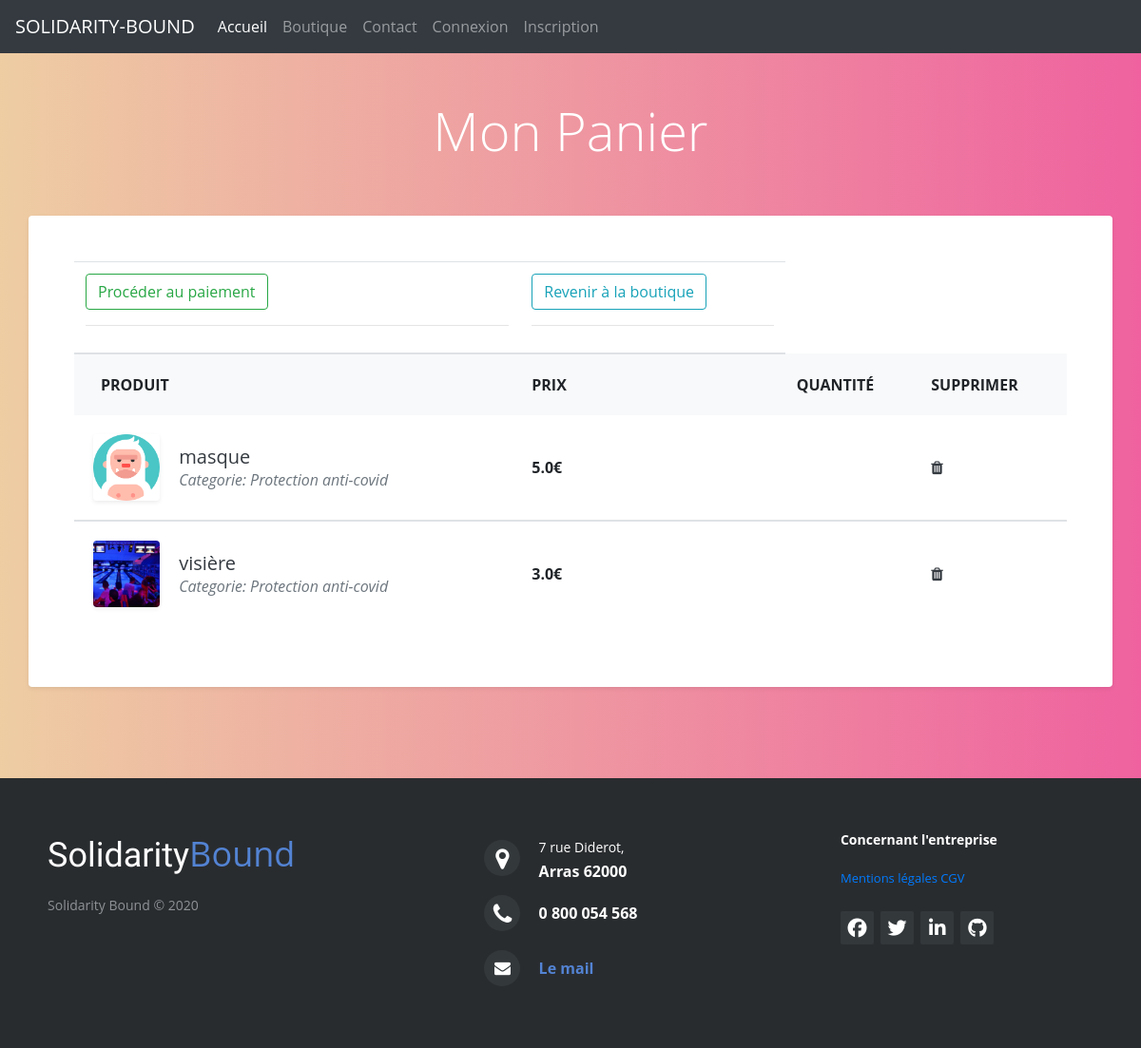
Screenshot of /panier with the database file from the repository.
### models.py (models this page shows, shortened)
class Product(db.Model):
    __tablename__ = 'products'
    __table_args__ = {'extend_existing': True}
    id = db.Column(db.Integer, primary_key=True)
    name = db.Column(db.String(50), nullable=False)
    description = db.Column(db.String(64), nullable=False)
    image = db.Column(db.String(500), nullable=False)
    price = db.Column(db.Float, nullable=False)
    quantity = db.Column(db.Integer, nullable=False)
    inStock = db.Column(db.Boolean, nullable=True)
    cart = db.relationship('Cart', backref='product')
    comments = db.relationship('Comment', backref='product', lazy=True)

### app.py (the view)
    @app.route('/panier')
    def panier():
        products_b = Product.query.all()
        products_b_id = Product.id
        products_p = Cart.query.filter_by(product_id=products_b_id).all()
        products_p_id = Cart.product_id
        products = Product.query.filter(Product.id == products_p_id).all()
        if products:
            products_cart = products
            return render_template('panier.html', products=products_cart)
        return render_template('panier-vide.html')

### templates/panier.html (shortened to what this page needs)
{% extends 'base.html' %}
{% block body %}
<div class="px-4 px-lg-0">
  <div class="container text-white py-5 text-center">
    <h1 class="display-4">Mon Panier</h1>
  </div>
  <div class="pb-5">
    <div class="container">
      <div class="row">
        <div class="col-lg-12 p-5 bg-white rounded shadow-sm mb-5">
          <div class="table-responsive">
            <table class="table">
              <thead>
              <tr>
                  <th scope="col" class=""><a href="/panier/paiement" class="btn btn-outline-success">Procéder au paiement</a><br><hr></th>
                  <th scope="col" class=""><a href="/boutique" class="btn btn-outline-info">Revenir à la boutique</a><br><hr></th>
              </tr>
                <tr>
                  <th scope="col" class="border-0 bg-light">
                    <div class="p-2 px-3 text-uppercase">Produit</div>
                  </th>
                  <th scope="col" class="border-0 bg-light">
                    <div class="py-2 text-uppercase">Prix</div>
                  </th>
                  <th scope="col" class="border-0 bg-light">
                    <div class="py-2 text-uppercase">Quantité</div>
                  </th>
                  <th scope="col" class="border-0 bg-light">
                    <div class="py-2 text-uppercase">Supprimer</div>
                  </th>
                </tr>
              </thead>
          {% if products %}
                {% for product in products%}
              <tbody>
                <tr>
                  <th scope="row" class="border-0">
                    <div class="p-2">
                      <img src="{{ url_for('static', filename='img/uploads/')}}{{ product.image }}" alt="image" width="70" class="img-fluid rounded shadow-sm">
                      <div class="ml-3 d-inline-block align-middle">
                        <h5 class="mb-0"> <a href="#" class="text-dark d-inline-block align-middle">{{ product.name }}</a></h5><span class="text-muted font-weight-normal font-italic d-block">Categorie: Protection anti-covid</span>
                      </div>
                    </div>
                  </th>
                  <td class="border-0 align-middle"><strong>{{product.price}}€</strong></td>
                  <td class="border-0 align-middle"><strong>{{ quantity_p }}</strong></td>
                  <td class="border-0 align-middle"><a href="#" class="text-dark"><i class="fa fa-trash"></i></a></td>
                </tr>
              </tbody>
              {% endfor %}
         {% endif %}
            </table>
          </div>
        </div>
      </div>
    </div>
  </div>
</div>
{% endblock %}

### static/css/detail.css (style rules this page uses)
* { margin: 0; padding: 0; font-family: "Open Sans",sans-serif; box-sizing: border-box; }
body { margin-top: 150px; background: #7ed6df; transition: 0.6s linear; }

### static/css/stylehome.css (style rules this page uses)
body { font-family: "Lucida Sans"; margin:0; padding: 0; min-height: 100vh; display: flex; flex-direction: column; }

### templates/panier.html (style rules this page uses)
body { background: #eecda3; background: -webkit-linear-gradient(to right, #eecda3, #ef629f); background: linear-gradient(to right, #eecda3, #ef629f); min-height: 100vh; }

### rows the page displays
Product: image (picture), name "masque", price "5.0"
Product: image (picture), name "visière", price "3.0"
